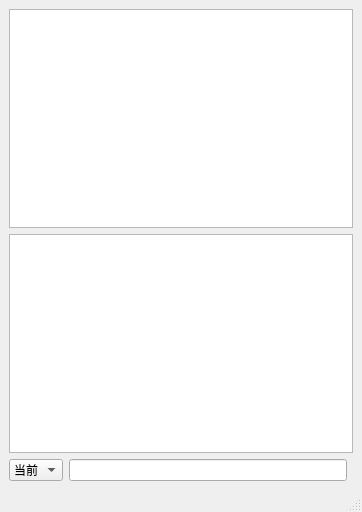
<?xml version="1.0" encoding="UTF-8"?>
<ui version="4.0">
 <class>MainView</class>
 <widget class="QMainWindow" name="MainView">
  <property name="geometry">
   <rect>
    <x>0</x>
    <y>0</y>
    <width>362</width>
    <height>512</height>
   </rect>
  </property>
  <property name="windowTitle">
   <string>MainWindow</string>
  </property>
  <widget class="QWidget" name="centralwidget">
   <layout class="QGridLayout" name="gridLayout">
    <item row="4" column="1">
     <widget class="QLineEdit" name="lineEdit"/>
    </item>
    <item row="4" column="0">
     <widget class="QComboBox" name="comboBox">
      <item>
       <property name="text">
        <string>当前</string>
       </property>
      </item>
      <item>
       <property name="text">
        <string>世界</string>
       </property>
      </item>
      <item>
       <property name="text">
        <string>门派</string>
       </property>
      </item>
      <item>
       <property name="text">
        <string>队伍</string>
       </property>
      </item>
      <item>
       <property name="text">
        <string>指令</string>
       </property>
      </item>
     </widget>
    </item>
    <item row="1" column="0" colspan="3">
     <widget class="QTextBrowser" name="noticeMsgBrowser"/>
    </item>
    <item row="0" column="0" colspan="3">
     <widget class="QTextBrowser" name="RoomMsgBrowser"/>
    </item>
   </layout>
  </widget>
  <widget class="QMenuBar" name="menubar">
   <property name="geometry">
    <rect>
     <x>0</x>
     <y>0</y>
     <width>362</width>
     <height>22</height>
    </rect>
   </property>
  </widget>
  <widget class="QStatusBar" name="statusbar"/>
 </widget>
 <resources/>
 <connections/>
</ui>
